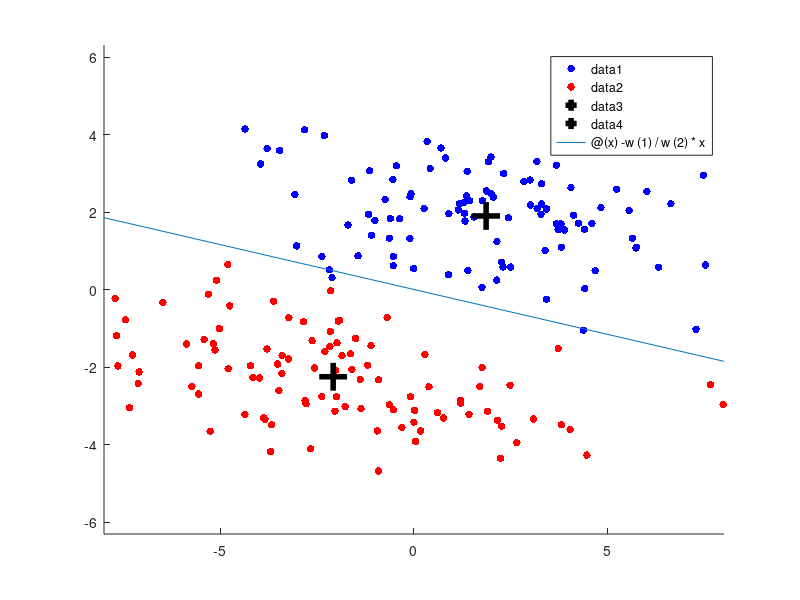

The MATLAB source for this figure:
% Fisher's linear discriminant

% generate data
n = 100;
theta = 10/180*pi;
U = [cos(theta) -sin(theta); sin(theta) cos(theta)];
S = U'*[10 0; 0 1]*U;
X1 = [ 2;  2] + chol(S,'lower')*randn(2,n);
X2 = [-2; -2] + chol(S,'lower')*randn(2,n);

% plot generated data
clf
scatter(X1(1,:),X1(2,:),30,'b','filled');
hold on
scatter(X2(1,:),X2(2,:),30,'r','filled');
axis equal

% calculate and plot class empirical means
X1bar = mean(X1,2);
X2bar = mean(X2,2);
plot(X1bar(1),X1bar(2),'k+', 'linewidth', 4, 'markersize', 20);
plot(X2bar(1),X2bar(2),'k+', 'linewidth', 4, 'markersize', 20);

% compute class scatter matrices
S1 = zeros(2,2);
S2 = zeros(2,2);
for i = 1:n
  S1 = S1 + (X1(:,i)-X1bar)*(X1(:,i)-X1bar)';
  S2 = S2 + (X2(:,i)-X2bar)*(X2(:,i)-X2bar)';
end
Sw = S1 + S2;

% plot discriminant
w = Sw\(X1bar-X2bar); % Fisher's discriminant
% w = (X1bar-X2bar); % perpendicular to line joining means
fplot(@(x) -w(1)/w(2)*x, [-8 8])
